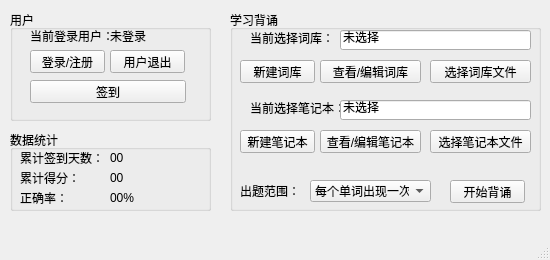
<?xml version="1.0" encoding="UTF-8"?>
<ui version="4.0">
 <class>MainWindow</class>
 <widget class="QMainWindow" name="MainWindow">
  <property name="geometry">
   <rect>
    <x>0</x>
    <y>0</y>
    <width>550</width>
    <height>260</height>
   </rect>
  </property>
  <property name="windowTitle">
   <string>背单词</string>
  </property>
  <widget class="QWidget" name="centralwidget">
   <widget class="QGroupBox" name="UserGroupBox">
    <property name="enabled">
     <bool>true</bool>
    </property>
    <property name="geometry">
     <rect>
      <x>10</x>
      <y>10</y>
      <width>201</width>
      <height>111</height>
     </rect>
    </property>
    <property name="title">
     <string>用户</string>
    </property>
    <widget class="QPushButton" name="LoginRegisterButton">
     <property name="geometry">
      <rect>
       <x>20</x>
       <y>40</y>
       <width>75</width>
       <height>23</height>
      </rect>
     </property>
     <property name="text">
      <string>登录/注册</string>
     </property>
    </widget>
    <widget class="QPushButton" name="UserQuitButton">
     <property name="enabled">
      <bool>true</bool>
     </property>
     <property name="geometry">
      <rect>
       <x>100</x>
       <y>40</y>
       <width>75</width>
       <height>23</height>
      </rect>
     </property>
     <property name="text">
      <string>用户退出</string>
     </property>
    </widget>
    <widget class="QLabel" name="label">
     <property name="geometry">
      <rect>
       <x>20</x>
       <y>10</y>
       <width>91</width>
       <height>31</height>
      </rect>
     </property>
     <property name="text">
      <string>当前登录用户：</string>
     </property>
    </widget>
    <widget class="QLabel" name="CurrentUserDisplay">
     <property name="geometry">
      <rect>
       <x>100</x>
       <y>20</y>
       <width>54</width>
       <height>12</height>
      </rect>
     </property>
     <property name="text">
      <string>未登录</string>
     </property>
    </widget>
    <widget class="QPushButton" name="TodaySignInButton">
     <property name="enabled">
      <bool>true</bool>
     </property>
     <property name="geometry">
      <rect>
       <x>20</x>
       <y>70</y>
       <width>156</width>
       <height>23</height>
      </rect>
     </property>
     <property name="text">
      <string>签到</string>
     </property>
    </widget>
    <widget class="QLabel" name="label_2">
     <property name="geometry">
      <rect>
       <x>10</x>
       <y>130</y>
       <width>54</width>
       <height>12</height>
      </rect>
     </property>
     <property name="text">
      <string/>
     </property>
    </widget>
   </widget>
   <widget class="QGroupBox" name="ActionGroupBox">
    <property name="geometry">
     <rect>
      <x>230</x>
      <y>10</y>
      <width>311</width>
      <height>201</height>
     </rect>
    </property>
    <property name="title">
     <string>学习背诵</string>
    </property>
    <widget class="QPushButton" name="StartTestButton">
     <property name="geometry">
      <rect>
       <x>220</x>
       <y>170</y>
       <width>75</width>
       <height>23</height>
      </rect>
     </property>
     <property name="text">
      <string>开始背诵</string>
     </property>
    </widget>
    <widget class="QLabel" name="label_3">
     <property name="geometry">
      <rect>
       <x>20</x>
       <y>90</y>
       <width>91</width>
       <height>16</height>
      </rect>
     </property>
     <property name="text">
      <string>当前选择笔记本：</string>
     </property>
    </widget>
    <widget class="QPushButton" name="SelectNoteButton">
     <property name="geometry">
      <rect>
       <x>200</x>
       <y>120</y>
       <width>101</width>
       <height>23</height>
      </rect>
     </property>
     <property name="text">
      <string>选择笔记本文件</string>
     </property>
    </widget>
    <widget class="QPushButton" name="EditNoteButton">
     <property name="geometry">
      <rect>
       <x>90</x>
       <y>120</y>
       <width>101</width>
       <height>23</height>
      </rect>
     </property>
     <property name="text">
      <string>查看/编辑笔记本</string>
     </property>
    </widget>
    <widget class="QPushButton" name="SelectLibButton">
     <property name="geometry">
      <rect>
       <x>200</x>
       <y>50</y>
       <width>101</width>
       <height>23</height>
      </rect>
     </property>
     <property name="text">
      <string>选择词库文件</string>
     </property>
    </widget>
    <widget class="QPushButton" name="EditLibButton">
     <property name="geometry">
      <rect>
       <x>90</x>
       <y>50</y>
       <width>101</width>
       <height>23</height>
      </rect>
     </property>
     <property name="text">
      <string>查看/编辑词库</string>
     </property>
    </widget>
    <widget class="QPushButton" name="NewLibButton">
     <property name="geometry">
      <rect>
       <x>10</x>
       <y>50</y>
       <width>75</width>
       <height>23</height>
      </rect>
     </property>
     <property name="text">
      <string>新建词库</string>
     </property>
    </widget>
    <widget class="QLabel" name="label_4">
     <property name="geometry">
      <rect>
       <x>20</x>
       <y>20</y>
       <width>91</width>
       <height>16</height>
      </rect>
     </property>
     <property name="text">
      <string>当前选择词库：</string>
     </property>
    </widget>
    <widget class="QPushButton" name="NewNoteButton">
     <property name="geometry">
      <rect>
       <x>10</x>
       <y>120</y>
       <width>75</width>
       <height>23</height>
      </rect>
     </property>
     <property name="text">
      <string>新建笔记本</string>
     </property>
    </widget>
    <widget class="QLineEdit" name="LibDisplayLineEdit">
     <property name="geometry">
      <rect>
       <x>110</x>
       <y>20</y>
       <width>191</width>
       <height>20</height>
      </rect>
     </property>
     <property name="acceptDrops">
      <bool>false</bool>
     </property>
     <property name="text">
      <string>未选择</string>
     </property>
     <property name="readOnly">
      <bool>true</bool>
     </property>
    </widget>
    <widget class="QLineEdit" name="NoteDisplayLineEdit">
     <property name="geometry">
      <rect>
       <x>110</x>
       <y>90</y>
       <width>191</width>
       <height>20</height>
      </rect>
     </property>
     <property name="acceptDrops">
      <bool>false</bool>
     </property>
     <property name="text">
      <string>未选择</string>
     </property>
     <property name="readOnly">
      <bool>true</bool>
     </property>
    </widget>
    <widget class="QComboBox" name="QuizRangeComboBox">
     <property name="geometry">
      <rect>
       <x>80</x>
       <y>170</y>
       <width>121</width>
       <height>22</height>
      </rect>
     </property>
     <item>
      <property name="text">
       <string>每个单词出现一次</string>
      </property>
     </item>
     <item>
      <property name="text">
       <string>仅出现未答对单词</string>
      </property>
     </item>
     <item>
      <property name="text">
       <string>所有单词随机出现</string>
      </property>
     </item>
    </widget>
    <widget class="QLabel" name="label_5">
     <property name="geometry">
      <rect>
       <x>10</x>
       <y>170</y>
       <width>61</width>
       <height>21</height>
      </rect>
     </property>
     <property name="text">
      <string>出题范围：</string>
     </property>
    </widget>
   </widget>
   <widget class="QGroupBox" name="DataGroupBox">
    <property name="geometry">
     <rect>
      <x>10</x>
      <y>130</y>
      <width>201</width>
      <height>81</height>
     </rect>
    </property>
    <property name="title">
     <string>数据统计</string>
    </property>
    <widget class="QLabel" name="TotalAccuracyDisplay">
     <property name="geometry">
      <rect>
       <x>100</x>
       <y>60</y>
       <width>54</width>
       <height>16</height>
      </rect>
     </property>
     <property name="text">
      <string>00%</string>
     </property>
    </widget>
    <widget class="QLabel" name="label_11">
     <property name="geometry">
      <rect>
       <x>10</x>
       <y>60</y>
       <width>91</width>
       <height>16</height>
      </rect>
     </property>
     <property name="text">
      <string>正确率：</string>
     </property>
    </widget>
    <widget class="QLabel" name="label_7">
     <property name="geometry">
      <rect>
       <x>10</x>
       <y>20</y>
       <width>91</width>
       <height>16</height>
      </rect>
     </property>
     <property name="text">
      <string>累计签到天数：</string>
     </property>
    </widget>
    <widget class="QLabel" name="label_9">
     <property name="geometry">
      <rect>
       <x>10</x>
       <y>40</y>
       <width>91</width>
       <height>16</height>
      </rect>
     </property>
     <property name="text">
      <string>累计得分：</string>
     </property>
    </widget>
    <widget class="QLabel" name="TotalSigninDisplay">
     <property name="geometry">
      <rect>
       <x>100</x>
       <y>20</y>
       <width>54</width>
       <height>16</height>
      </rect>
     </property>
     <property name="text">
      <string>00</string>
     </property>
    </widget>
    <widget class="QLabel" name="TotalScoreDisplay">
     <property name="geometry">
      <rect>
       <x>100</x>
       <y>40</y>
       <width>54</width>
       <height>16</height>
      </rect>
     </property>
     <property name="text">
      <string>00</string>
     </property>
    </widget>
   </widget>
   <widget class="QCommandLinkButton" name="commandLinkButton">
    <property name="geometry">
     <rect>
      <x>60</x>
      <y>310</y>
      <width>172</width>
      <height>41</height>
     </rect>
    </property>
    <property name="text">
     <string>CommandLinkButton</string>
    </property>
   </widget>
   <widget class="QPushButton" name="UserSettingButton">
    <property name="enabled">
     <bool>true</bool>
    </property>
    <property name="geometry">
     <rect>
      <x>90</x>
      <y>350</y>
      <width>75</width>
      <height>23</height>
     </rect>
    </property>
    <property name="text">
     <string>重置统计</string>
    </property>
   </widget>
  </widget>
  <widget class="QMenuBar" name="menubar">
   <property name="geometry">
    <rect>
     <x>0</x>
     <y>0</y>
     <width>550</width>
     <height>22</height>
    </rect>
   </property>
  </widget>
  <widget class="QStatusBar" name="statusbar"/>
 </widget>
 <resources/>
 <connections/>
</ui>
